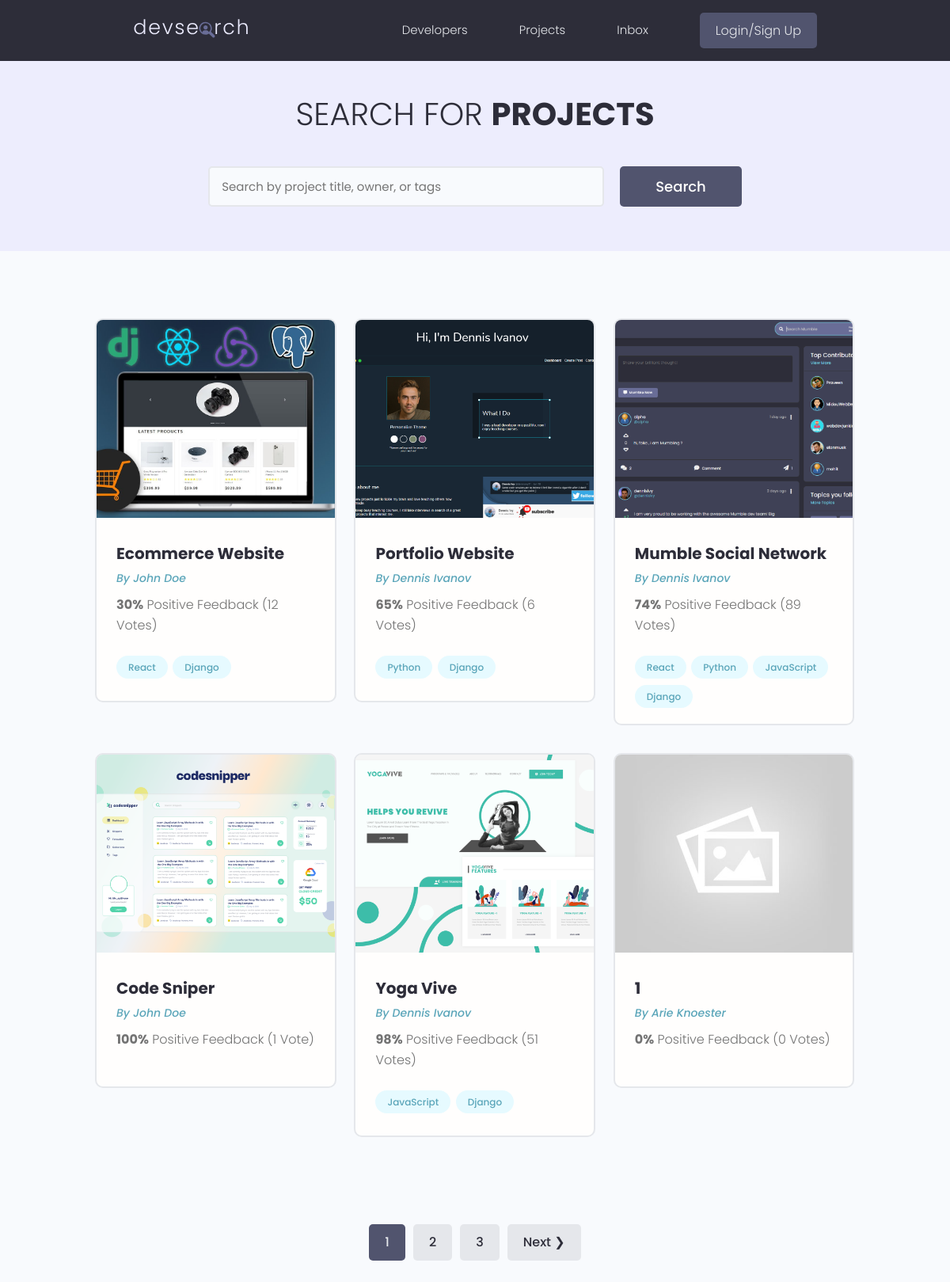
/projects/, run on the app's committed database.
### projects/models.py (models this page shows, shortened)
class Project(models.Model):
    id = models.UUIDField(default=uuid.uuid4, unique=True, primary_key=True, editable=False)
    owner = models.ForeignKey(to=Profile, null=True, blank=True, on_delete=models.SET_NULL)
    title = models.CharField(max_length=200)
    description = models.TextField(null=True, blank=True)
    featured_image = models.ImageField(null=True, blank=True, default='default.jpg')
    demo_link = models.CharField(max_length=2000, null=True, blank=True)
    source_link = models.CharField(max_length=2000, null=True, blank=True)
    tags = models.ManyToManyField(to='Tag', blank=True)
    vote_total = models.IntegerField(default=0, null=True, blank=True)
    vote_ratio = models.IntegerField(default=0, null=True, blank=True)
    created = models.DateTimeField(auto_now_add=True)
    class Meta:
        ordering = ['created']

class Tag(models.Model):
    id = models.UUIDField(default=uuid.uuid4, unique=True, primary_key=True, editable=False)
    name = models.CharField(max_length=200)
    created = models.DateTimeField(auto_now_add=True)
    def __str__(self):
        return self.name

### users/models.py (models this page shows, shortened)
class Profile(models.Model):
    id = models.UUIDField(default=uuid.uuid4, unique=True, primary_key=True, editable=False)
    user = models.OneToOneField(to=User, on_delete=models.CASCADE, null=True, blank=True)
    name = models.CharField(max_length=200, blank=True, null=True)
    username = models.CharField(max_length=200, blank=True, null=True)
    location = models.CharField(max_length=200, blank=True, null=True)
    email = models.EmailField(max_length=500, blank=True, null=True)
    short_intro = models.CharField(max_length=200, blank=True, null=True)
    bio = models.TextField(blank=True, null=True)
    profile_image = models.ImageField(blank=True, null=True, upload_to='profiles/', default='profiles/user-default.png')
    social_github = models.CharField(max_length=200, blank=True, null=True)
    social_twitter = models.CharField(max_length=200, blank=True, null=True)
    social_linkedin = models.CharField(max_length=200, blank=True, null=True)
    social_youtube = models.CharField(max_length=200, blank=True, null=True)
    social_website = models.CharField(max_length=200, blank=True, null=True)
    created = models.DateTimeField(auto_now_add=True)

### projects/views.py (the view)
# urls.py: path('', views.all_projects_page, name='all-projects-page'),
def all_projects_page(request):
    projects, search_query = search_projects(request)
    page_range, projects = paginate_projects(request, projects, per_page=6)
    context = {
        'projects': projects,
        'search_query': search_query,
        'page_range': page_range
    }
    return render(
        request,
        template_name='projects/projects.html',
        context=context
    )

### projects/utils.py (called while the page is built)
def paginate_projects(request, projects, per_page):
    page = request.GET.get('page', 1)
    paginator = Paginator(object_list=projects, per_page=per_page)
    page_range = paginator.get_elided_page_range(number=page, on_each_side=2)
    try:
        projects = paginator.page(page)
    except PageNotAnInteger:
        projects = paginator.page(1)
    except EmptyPage:
        projects = paginator.page(paginator.num_pages)
    return page_range, projects

def search_projects(request):
    search_query = ''
    if request.GET.get('search_query'):
        search_query =  request.GET.get('search_query')
    projects = Project.objects.distinct().filter(
        Q(title__icontains=search_query) |
        Q(owner__name__icontains=search_query) |
        Q(description__icontains=search_query) |
        Q(tags__name__icontains=search_query)
    )
    return projects, search_query

### projects/templates/projects/projects.html (shortened to what this page needs)
{% extends 'main.html' %}
{% block content %}
<main class="projects">
  <section class="hero-section text-center">
    <div class="container container--narrow"><div class="hero-section__box">
      <h2>Search for <span>Projects</span></h2>
    </div>
    <div class="hero-section__search">
      <form class="form" action="{% url 'all-projects-page' %}" method="get">
        <div class="form__field">
          <input class="input input--text" id="formInput#search" type="text" name="search_query"
            value="{{search_query}}" placeholder="Search by project title, owner, or tags" />
        </div>
        <input class="btn btn--sub btn--lg" type="submit" value="Search" />
      </form>
    </div>
  </section>
  <section class="projectsList">
    <div class="container">
      <div class="grid grid--three">
        {% for project in projects %}
          <div class="column">
            <div class="card project">
              <a href="{% url 'project-page' project.id  %}" class="project">
                <img class="project__thumbnail" src="{{ project.featured_image.url }}" alt="project thumbnail" />
                <div class="card__body">
                  <h3 class="project__title">{{ project.title }}</h3>
                  <p><a class="project__author" href="{% url 'user-profile' project.owner.id  %}">By {{ project.owner.name }}</a></p>
                  <p class="project--rating">
                  <span style="font-weight: bold;">{{ project.vote_ratio }}%</span> Positive
                  Feedback ({{project.vote_total}} Vote{{ project.vote_total|pluralize:"s" }})
                  </p>
                  <div class="project__tags">
                    {% for tag in project.tags.all %}
                      <span class="tag tag--pill tag--main">
                        <small>{{ tag }}</small>
                      </span>
                    {% endfor %}
                  </div>
                </div>
              </a>
            </div>
          </div>
        {% endfor %}
      </div>
    </div>
  </section>
  {% include 'pagination.html' with query_set=projects %}
  </main>
{% endblock content %}

### templates/main.html (shortened to what this page needs)
<!DOCTYPE html>
{% load static %}
<html lang="en">
<head>
  <link rel="stylesheet" href="https://cdnjs.cloudflare.com/ajax/libs/font-awesome/6.4.2/css/all.min.css"
 />
  <link rel="stylesheet" href="{% static 'uikit/styles/uikit.css' %}" />
  <link rel="stylesheet" href="{% static 'styles/app.css' %}" />
</head>
<body>
  {% include 'navbar.html' %}
  {% block content %}
  {% endblock content %}
</body>
</html>

### templates/navbar.html (shortened to what this page needs)
{% load static %}
  <header class="header">
    <div class="container container--narrow">
      <a href="{% url 'all-profiles' %}" class="header__logo">
        <img src="{% static 'images/logo.svg' %}" alt="DevSearch Logo" />
      </a>
      <nav class="header__nav">
        <ul class="header__menu">
          <li class="header__menuItem"><a href="{% url 'all-profiles' %}">Developers</a></li>
          <li class="header__menuItem"><a href="{% url 'all-projects-page' %}">Projects</a></li>
          <li class="header__menuItem"><a href="">Inbox</a></li>
          {% if request.user.is_authenticated %}
          <li class="header__menuItem"><a href="{% url 'account' %}">Account</a></li>
          <li class="header__menuItem"><a href="{% url 'logout' %}" class="btn btn--sub">Logout</a></li>
          {% else %}
          <li class="header__menuItem"><a href="{% url 'login' %}" class="btn btn--sub">Login/Sign Up</a></li>
          {% endif %}
        </ul>
      </nav>
    </div>
  </header>

### templates/pagination.html (shortened to what this page needs)
{% if query_set.has_other_pages %}
  <div class="pagination">
    <ul class="container">
      {% for page in page_range|default_if_none:query_set.paginator.get_elided_page_range %}
        {% if page == query_set.number %}
          <li><a href="?page={{ page }}query_string" class="btn btn--sub">{{ page }}</a></li>
        {% else %}
          {% if page == query_set.paginator.ELLIPSIS %}
            <li><span class="btn btn--disabled">{{ page }}</span></li>
          {% else %}
            <li><a href="?page={{ page }}&search_query={{ search_query }}" class="btn page-link">{{ page }}</a></li>
          {% endif %}
        {% endif %}
      {% endfor %}
      {% if query_set.has_next %}
        <li><a href="?page={{ query_set.next_page_number }}&search_query={{ search_query }}" class="btn page-link">Next &#10095;</a></li>
      {% endif %}
    </ul>
  </div>
{% endif %}

### static/styles/app.css (style rules this page uses)
:root { --color-sub: #2d2d39; }
.btn--sub { background-color: var(--color-sub-light); }
.card { border: 2px solid var(--color-light); }
img { width: 100%; }
.header { position: sticky; z-index: 111; background-color: var(--color-sub); padding: 1.5rem 0; }
.header > .container { display: flex; justify-content: space-between; align-items: center; }
.header__logo > img { height: 3.8rem; }
.header__nav > ul { display: inline-flex; align-items: center; list-style: none; gap: 6.5rem; }
.header__menuItem > a { color: var(--color-light); font-weight: 300; }
.hero-section { height: 40vh; display: flex; align-items: center; background-color: var(--color-sub); }
.hero-section__box { margin-bottom: 4rem; }
.hero-section__box > h2, .hero-section__box > h2 > span { font-size: 4rem; color: var(--color-light); line-height: 1.3; text-transform: uppercase; }
.hero-section__box > h2 { font-weight: 300; }
.hero-section__box > h2 > span { font-weight: 700; }
.hero-section__search > .form { display: flex; align-items: center; justify-content: center; gap: 2rem; }
.hero-section__search > .form input.input--text { width: 50rem; }
.pagination { margin-top: 8rem; margin-bottom: 10rem; }
.pagination > ul { flex-wrap: wrap; list-style: none; display: flex; align-items: center; justify-content: center; gap: 1rem; }
.pagination .btn { color: var(--color-sub); }
.pagination .btn.btn--sub { color: var(--color-light); }
.project__author { font-size: 1.4rem; font-style: italic; }
.project--rating { margin-bottom: 1.6em; margin-top: .5em; }
.projects > .hero-section { background: var(--color-sub-lighter); height: 30vh; }
.projects .hero-section__box { margin-bottom: 2.5rem; }
.projects .hero-section__box > h2 { color: var(--color-sub); }
.projects .hero-section__box > h2 > span { font-weight: 700; color: var(--color-sub); }
.projectsList { margin-top: 8rem; }
.project__thumbnail { height: 25rem; object-fit: cover; object-position: top center; }
.project__title { font-size: 2rem; font-weight: 700; color: var(--color-sub); }

### static/uikit/styles/modules/_variables.css (style rules this page uses)
:root { --color-main: #5aa5b9; --color-main-light: #e6faff; --color-sub: #3f4156; --color-sub-light: #51546e; --color-sub-lighter: #ededfd; --color-text: #737373; --color-gray: #8b8b8b; --color-light: #e5e7eb; --color-light-gray: #767676; --color-bg: #f8fafd; --color-white: #fffefd; --color-white-light: #f3f3f3; --color-success: #359e64; --color-success-bg: #def8e8; --color-error: #fc4b0b; --color-error-bg: #fff2ee; --font-base: 'Poppins', arial, helvetica, 'Segoe UI', roboto, ubuntu, sans-serif; --font-monospace: 'Fira Code', 'Courier New', courier, monospace; --font-regular: 300; --font-medium: 500; --font-bold: 700; --generic-shadow: 1px 1px 5px #00000010; --generic-transition: all 0.3s ease-in-out; }

### static/uikit/styles/modules/_base.css (style rules this page uses)
* { margin: 0; padding: 0; box-sizing: border-box; text-rendering: optimizeLegibility; color: inherit; font-size: inherit; }
html { font-size: 50%; }
@media only screen and (min-width: 480px) { html { font-size: 56.25%; } }
@media only screen and (min-width: 1200px) { html { font-size: 62.5%; } }
body { line-height: 1.6; font-weight: 400; font-size: 1.5rem; color: var(--color-text); background-color: var(--color-bg); min-height: 100vh; }

### static/uikit/styles/modules/_typography.css (style rules this page uses)
* { font-family: var(--font-base); }
h2 { font-size: 3.6rem; font-weight: var(--font-bold); }
h3 { font-size: 3.2rem; font-weight: var(--font-medium); }
p, span, strong { font-size: 1.6rem; color: var(--color-text); font-weight: var(--font-regular); }
a { padding-bottom: 2px; text-decoration: none; display: inline-block; color: var(--color-main); font-weight: var(--font-medium); }

### static/uikit/styles/modules/_utilities.css (style rules this page uses)
.container { width: 92%; max-width: 165rem; margin: 0 auto; box-sizing: border-box; }
.container--narrow { width: 92%; max-width: 120rem; }
@media screen and (min-width: 1000px) { .container { width: 90%; } }
@media screen and (min-width: 1000px) { .container--narrow { width: 85%; } }
@media screen and (min-width: 1200px) { .container { width: 80%; } }
@media screen and (min-width: 1200px) { .container--narrow { width: 72%; } }
.text-center { text-align: center; }

### static/uikit/styles/modules/_card.css (style rules this page uses)
.card { border-radius: 1rem; background-color: var(--color-white); border: 1.5px solid var(--color-light); width: auto; height: auto; margin-top: 0.5rem; margin-bottom: 0.5rem; overflow: hidden; }
.card__body, .card__header { padding: 2rem 2.5rem; }

### data on the page
Project: featured_image (picture), title "Ecommerce Website", owner.name "John Doe", vote_ratio "30", vote_total "12"
Tag: name "React"
Tag: name "Django"
Project: featured_image (picture), title "Portfolio Website", owner.name "Dennis Ivanov", vote_ratio "65", vote_total "6"
Tag: name "Python"
Project: featured_image (picture), title "Mumble Social Network", owner.name "Dennis Ivanov", vote_ratio "74", vote_total "89"
Tag: name "JavaScript"
Project: featured_image (picture), title "Code Sniper", owner.name "John Doe", vote_ratio "100", vote_total "1"
Project: featured_image (picture), title "Yoga Vive", owner.name "Dennis Ivanov", vote_ratio "98", vote_total "51"
Project: featured_image (placeholder picture), title "1", owner.name "Arie Knoester", vote_ratio "0", vote_total "0"

### other printed values
{{ page }} "1"
{{ page }} "2" "3"
